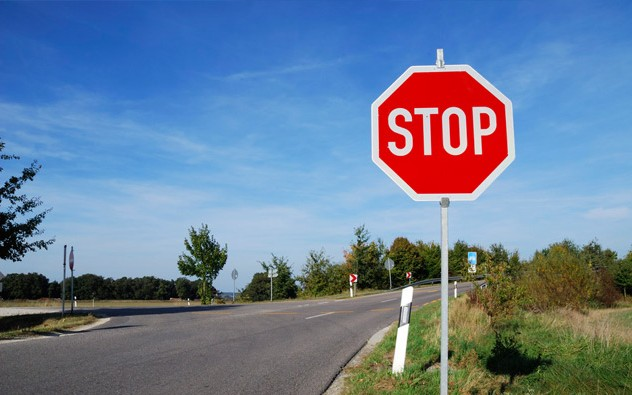
#> input picture linearFilteringAndEdgeDetection/images/stopSign.jpg, 632 x 395 px
$ python linearFilteringAndEdgeDetection.py   (older library calls are emulated)
#> lines starting #> are read from the running program, lines starting #| are printed output that depends on the picture
# coding: utf-8

# # Linear filtering and edge detection
#
# This project will apply multiple linear filters to images. It uses python and numpy
#
# **Instructions:**
# - Create a Gaussian filter and a box filter and write a program to filter the image with a given filter.
# Do not use an existing filtering function (write the function from scratch).Test these filters at different sizes
# and analyze their effects on the stop sign image.
#
# - Create an edge filter and filter the image. Can you reliably detect edges?
# Create your own edge detector from scratch – do your best to create a good edge detector.
#
# - Think of a filter that will respond strongly on the stop sign only. Create it and filter the image. Analyze the
# results and improve your filter to detect as well as possible the sign by using your filter. The goal is to
# automatically draw a bounding box just around the stop sign (and not around other regions in the images).

# Import the needed python libraries

# In[1]:


import cv2
import numpy as np
import matplotlib.pyplot as plt
from scipy import ndimage

#get_ipython().magic('matplotlib inline')

# I will use Python libraries to load the image. The image will be a numpy array with the shape (height, width, 3),
# representing the R, G, B matrices.

# In[2]:


my_image = "stopSign.jpg"  # change this to the name of your image file
fname = "images/" + my_image
image = np.array(ndimage.imread(fname, flatten=False))
#> image is the input picture: shape (395, 632, 3); mean R, G, B 105.4, 126.3, 152.4
print(image.shape)
#| (395, 632, 3)
plt.imshow(image)


# I will define the convolution filtering function. convolve3d will apply the kernel over each pixel. This operation
# will be executed for every color of the image (R,G,B).

# In[3]:

def convolve3d(img, kernel):
    # Add padding around the image. I chose the replicate border
    border_size = int(kernel.shape[0] / 2)
    img_replicate = cv2.copyMakeBorder(img, border_size, border_size, border_size, border_size, cv2.BORDER_REPLICATE)

    # We need a copy of the original image to place the results
    img_out = np.zeros(img.shape, dtype=np.uint8)
    img_height = img.shape[0]
    img_width = img.shape[1]

    print('Border size ' + str(border_size) + 'height ' + str(img_height) + 'width ' + str(img_width))

    # Vectorized multiplication for each pixel
    for d in range(3):
        for row in range(border_size, img_height):
            for col in range(border_size, img_width):
                # Python slicing to subtract the matrix
                sliced_image = img_replicate[(row - border_size):(row + border_size + 1),
                               (col - border_size):(col + border_size + 1), d]
                # Vectorized matrix multiplication
                value = np.multiply(kernel, sliced_image)
                img_out[row, col, d] = min(255, max(0, value.sum()))

    return img_out


# In the next step we will generate different box size filters, the box filter values will be the average across
# pixels. Then we will compare the results. The first filter will represent a 3x3 box filter.

# In[14]:


def generate_box_filter(size):
    kernel = np.zeros((size, size), dtype=np.float)
    for row in range(0, size):
        for col in range(0, size):
            kernel[row, col] = round(1 / (size * size), 2)

    return kernel


# def generateGaussianFilter(size):

# This method uses convolution to apply a kernel to
# each pixel color of an image
testImage = np.array([[[244, 0, 0], [0, 244, 0], [0, 0, 244]],
                      [[0, 0, 0], [0, 0, 0], [0, 0, 0]],
                      [[0, 0, 0], [0, 0, 0], [0, 0, 0]]])

testKernel = np.array([[0, 0, 0], [0, 1, 0], [0, 0, 0]])

# Using this kernel the initial image should be displayed
boxKernel = np.array([
    [0.1, 0.1, 0.1],
    [0.1, 0.2, 0.1],
    [0.1, 0.1, 0.1]])

edgeKernel = np.array([
    [-1, 0, 1],
    [-2, 0, 2],
    [-1, 0, 1]])

laplacianKernel = np.array([
    [-1, -1, -1],
    [-1, 8, -1],
    [-1, -1, -1]])

# stopSignKernel =
print(generate_box_filter(10))

# Filtered image using different size box filters
#

# In[116]:


filteredImage = convolve3d(image, generate_box_filter(9))
#| Border size 4height 395width 632
#> after the loop in convolve3d, `for d in range(3):`:
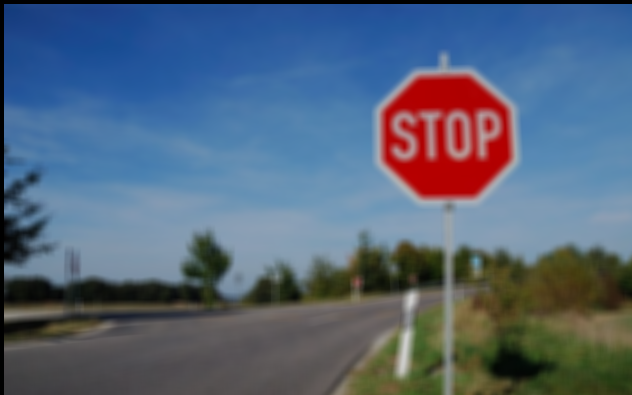
#> img_out: shape (395, 632, 3); mean R, G, B 83.6, 100.3, 121.6
plt.imshow(filteredImage)

# Filtered image using an edgeKernel

# In[13]:


edgeKernel = np.array([
    [-1, 0, 1],
    [-2, 0, 2],
    [-1, 0, 1]])
filteredImage = convolve3d(image, edgeKernel)
#> in convolve3d (call 2), `img_replicate = cv2.copyMakeBorder(img, border_size, border_size, bord..`:
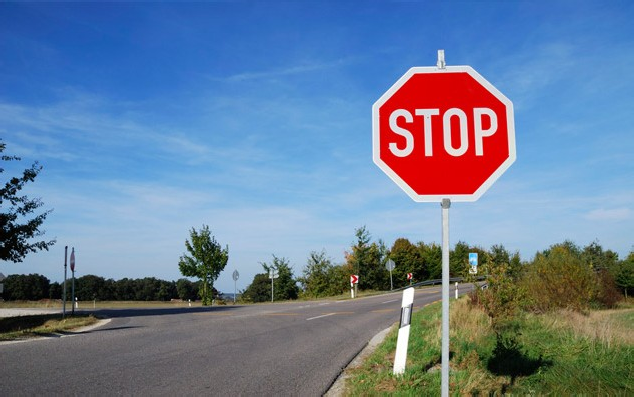
#> img_replicate: shape (397, 634, 3); mean R, G, B 105.1, 126.1, 152.2
#| Border size 1height 395width 632
#> after the loop in convolve3d (call 2), `for d in range(3):`:
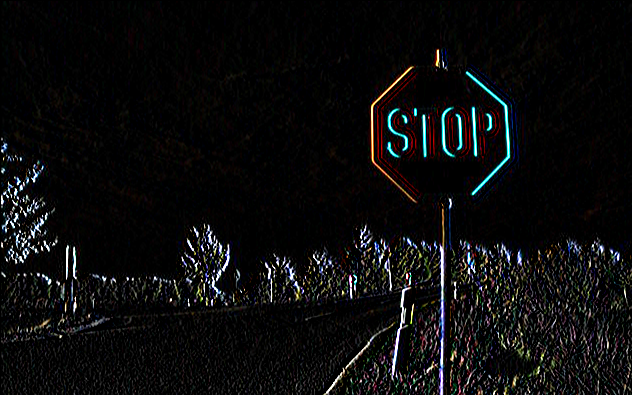
#> img_out: shape (395, 632, 3); mean R, G, B 12.2, 12.2, 12.5
plt.imshow(filteredImage)

# Filtered image using an Laplacian Kernel:

# In[11]:


laplacianKernel = np.array([
    [-1, -1, -1],
    [-1, 8, -1],
    [-1, -1, -1]])

filteredImage = convolve3d(image, laplacianKernel)
#| Border size 1height 395width 632
#> after the loop in convolve3d (call 3), `for d in range(3):`:
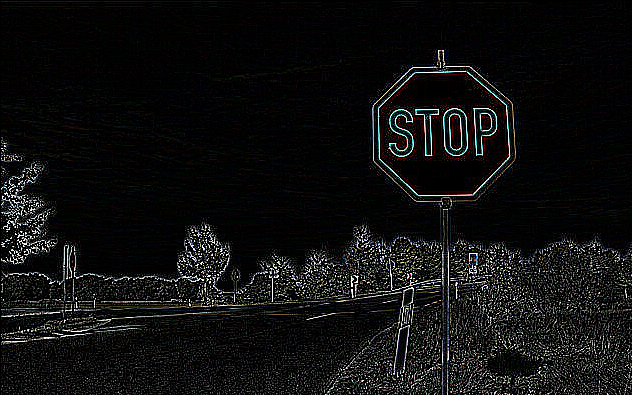
#> img_out: shape (395, 632, 3); mean R, G, B 16.1, 16, 16.2
plt.imshow(filteredImage)

# In order to detect the stop sign we need a filter that will respond to those specific pixels.
# We will extract the Stop sign from the image and then filter the image using the Stop sign as a mask

# In[114]:


import matplotlib.patches as patches


def detect_stop_sign(img, template):
    padding_size = int(template.shape[0] / 2)
    img_height = img.shape[0]
    img_width = img.shape[1]

    # We only detect full objects so we can start the search taking this into account
    for row in range(padding_size, img_height - padding_size):
        for col in range(padding_size, img_width - padding_size):
            # Python slicing to subtract the matrix
            sliced_image = img[(row - padding_size):(row + padding_size + 1),
                           (col - padding_size):(col + padding_size + 1), 0]

            # Will apply the dot product between the template and the window in the image
            # We should get the identity matrix if we detect the object
            value = np.dot(template, sliced_image).sum()

            if round(value, 10) - template.shape[0] == 0:
                # Return shape coordinates x, y
                return np.array([col - padding_size, row - padding_size])

    return np.array([0, 0])


# Extract the stop sign template from the original image and calculate the inverse on one color
stopSign = image[60:205, 370:515, :]
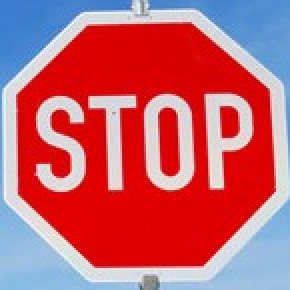
#> stopSign: shape (145, 145, 3) (shown 2 times larger); mean R, G, B 193.7, 97.9, 111.4
invStopSign = np.linalg.inv(stopSign[:, :, 0])
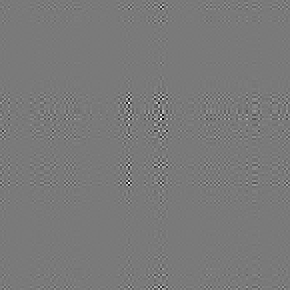
#> invStopSign: shape (145, 145) float64 (shown 2 times larger); min -0.65, max 0.707, mean 3.35e-07; drawn with min black and max white

# plt.imshow(image)
# Plot the result
signDetection = detect_stop_sign(image, invStopSign)
#> signDetection = [370, 60]

# Create figure and axes
fig, ax = plt.subplots(1)
# Display the image
ax.imshow(image)
# Create a Rectangle patch
rect = patches.Rectangle((signDetection[0], signDetection[1]), stopSign.shape[0], stopSign.shape[0],
                         linewidth=1, edgecolor='r', facecolor='none')
# Add the patch to the Axes
ax.add_patch(rect)
plt.show(block=True)
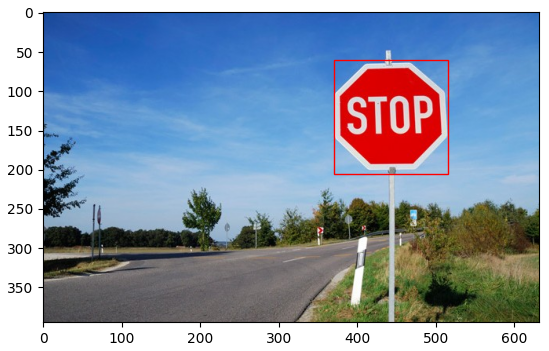
#> figure drawn by matplotlib, 1 panel
